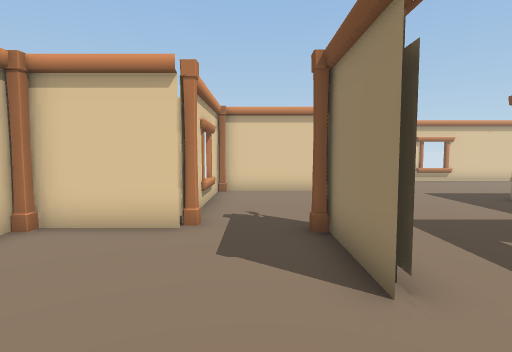
View 1 (above)

21 first-person views from a walk through a Unity game level. The camera is 1.4 m above the floor, tilts 4° down and sees 80° across. The floor is counted in squares, 1 m on a side. Each view is taken from the middle of a square. On the plan, view 1 faces up. The plan holds only what a view shows up to about 14 squares ahead; the rest is blank. Door leaves are left out, so doorways stand open.

View 2
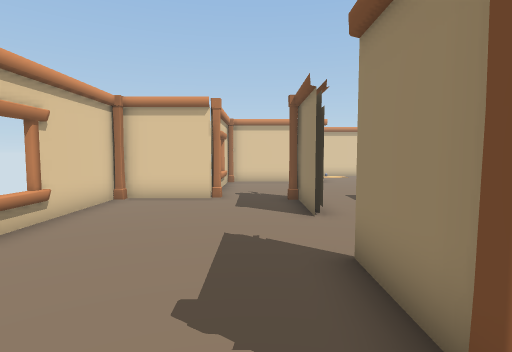

View 3
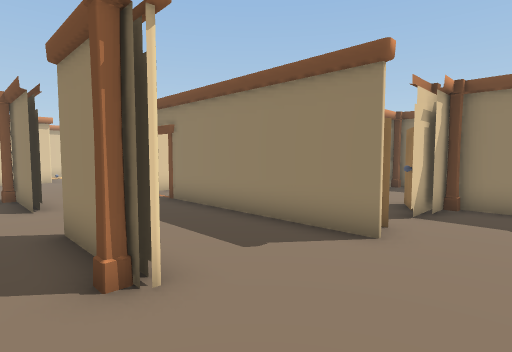

View 4
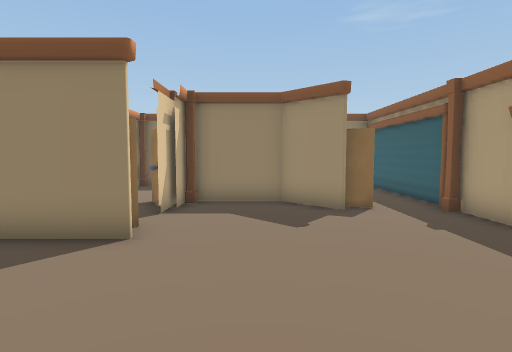

View 5
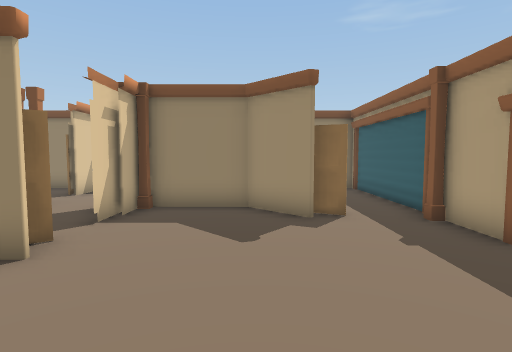

View 6
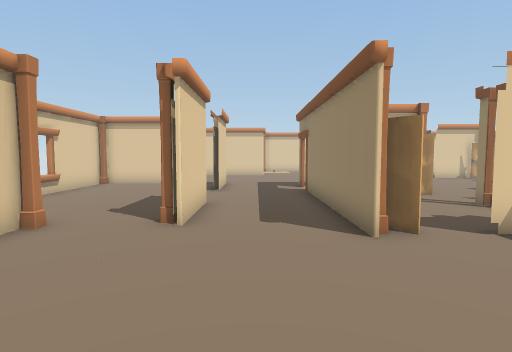

View 7
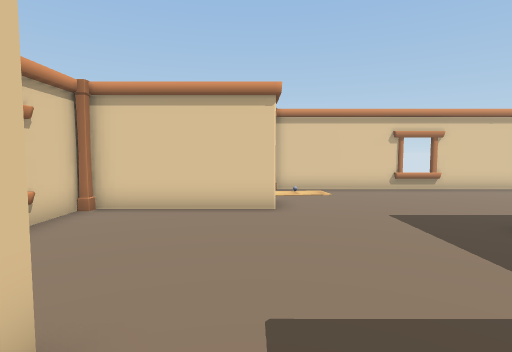

View 8
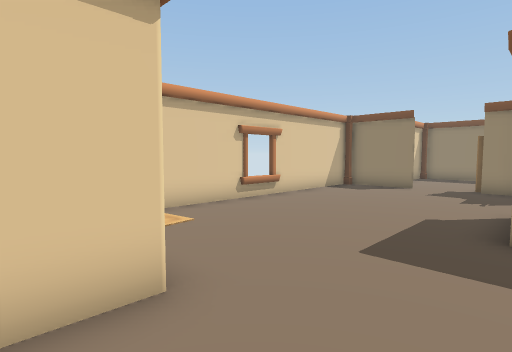

View 9
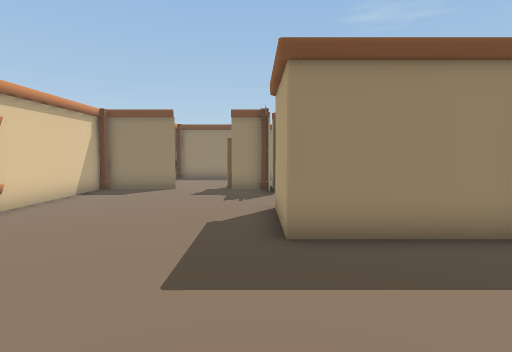

View 10
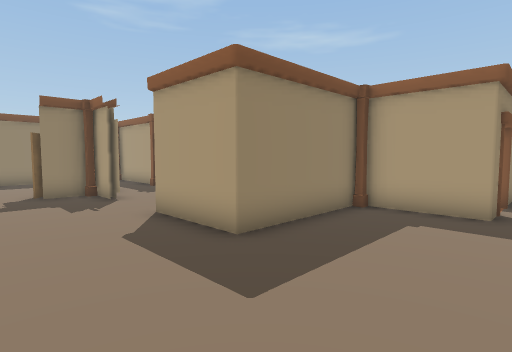

View 11
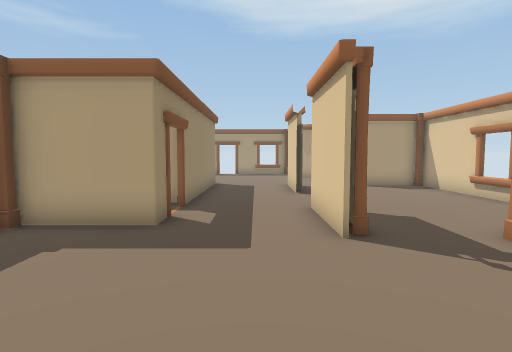

View 12
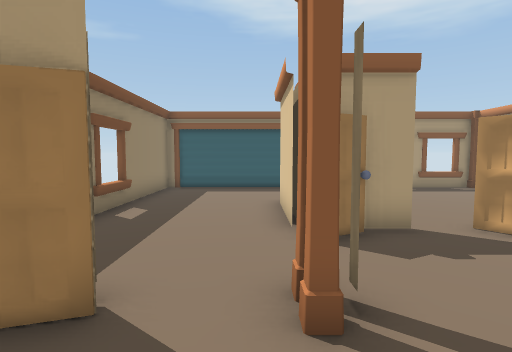

View 13
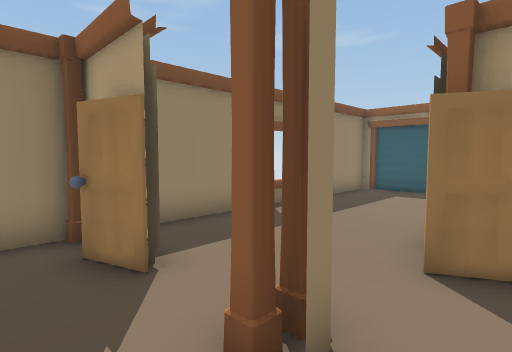

View 14
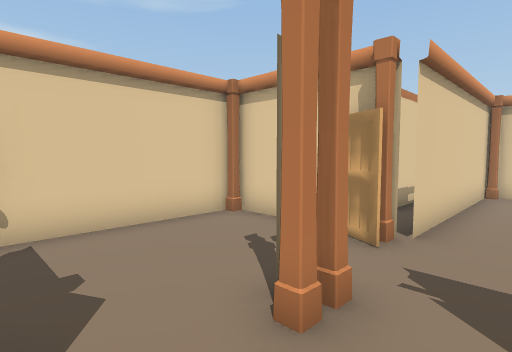

View 15
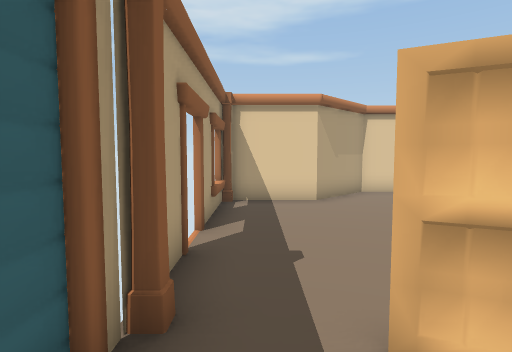

View 16
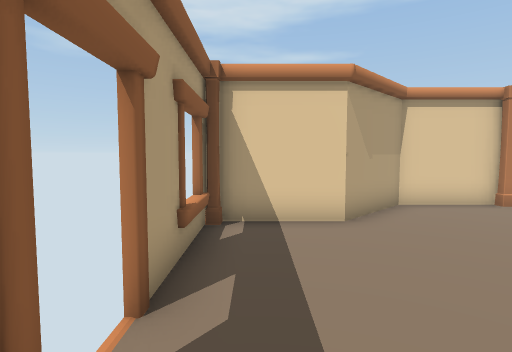

View 17
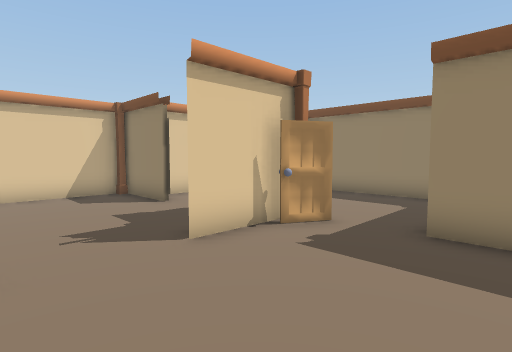

View 18
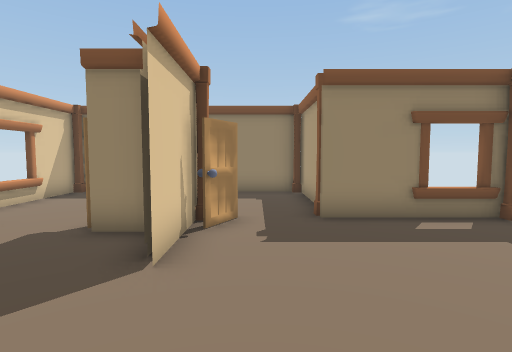

View 19
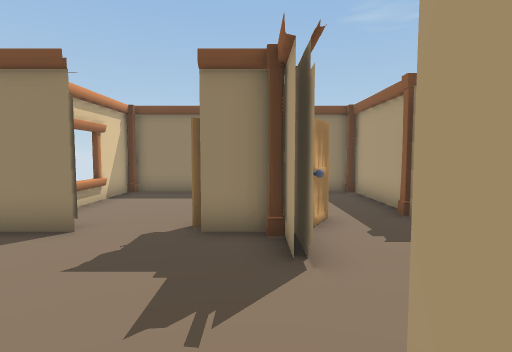

View 20
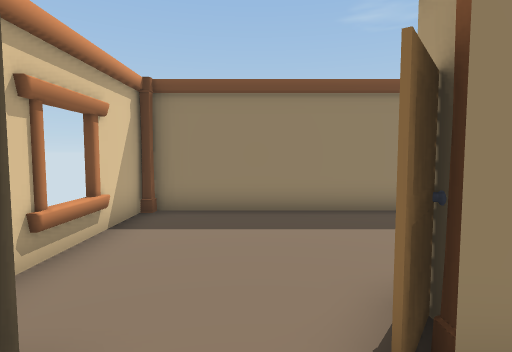

View 21
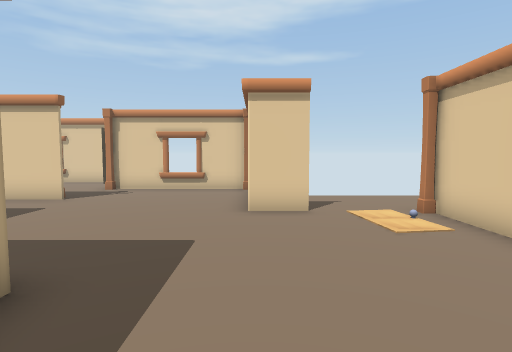

### Floor plan
Ten units are one square. View 1 is at (0, 0); x grows to the right and y downward. Boxes are objects, and circles mark ways between rooms. Rooms are numbered by the first view taken in them; rooms with no view inside come last. Other rooms are left out.
<svg viewBox="-50 -168 271 283">
<path fill="none" stroke="#000" d="M13 -28 13 -55M15 -29 15 -42M-14 -57 -35 -57M-45 -55 -45 25M-35 28 -20 28M13 22 13 -1M50 36 50 14M59 38 54 31M76 83 91 68 91 45M85 39 79 39M79 91 83 83M85 37 71 37M15 14 15 26M56 110 76 110M15 110 45 110M-15 31 -15 60 7 81 7 105M35 -134 35 -118 -5 -118M80 -55 80 -95 110 -95M50 -40 50 -50 75 -50M15 -56 15 -29M13 -45 13 -28M-15 -111 -15 -61M136 -93 145 -93M155 -132 155 -162M157 -132 157 -138M145 -163 45 -163M13 -1 13 14M15 0 15 14M50 14 50 -30M167 -25 167 -66M114 5 117 5 124 1M113 6 125 2M93 -84 93 -24M167 -84 156 -90M164 -86 157 -88M100 -93 95 -93M165 -93 136 -93M81 33 88 32M80 34 91 29M55 32 59 37M70 37 80 37M50 -15 50 26M76 -22 55 -22M93 44 93 69M91 45 91 54M82 84 79 91M119 6 113 6M86 110 138 110 138 19M135 8 114 8M155 -93 164 -93M176 -63 216 -63 216 -148 164 -148M145 -93 155 -93M139 -95 155 -95 155 -106"/>
<rect x="-45" y="-65" width="10" height="10" fill="#bbb"><title>pillar</title></rect>
<rect x="-15" y="25" width="10" height="10" fill="#bbb"><title>pillar</title></rect>
<rect x="5" y="25" width="10" height="10" fill="#bbb"><title>pillar</title></rect>
<rect x="45" y="35" width="10" height="10" fill="#bbb"><title>pillar</title></rect>
<rect x="-15" y="-65" width="10" height="10" fill="#bbb"><title>pillar</title></rect>
<rect x="5" y="-65" width="10" height="10" fill="#bbb"><title>pillar</title></rect>
<rect x="45" y="-25" width="10" height="10" fill="#bbb"><title>pillar</title></rect>
<rect x="85" y="-95" width="10" height="10" fill="#bbb"><title>pillar</title></rect>
<rect x="85" y="-25" width="10" height="10" fill="#bbb"><title>pillar</title></rect>
<rect x="135" y="5" width="10" height="10" fill="#bbb"><title>pillar</title></rect>
<rect x="135" y="-5" width="10" height="10" fill="#bbb"><title>pillar</title></rect>
<rect x="165" y="-25" width="10" height="10" fill="#bbb"><title>pillar</title></rect>
<rect x="165" y="-65" width="10" height="10" fill="#bbb"><title>pillar</title></rect>
<rect x="85" y="5" width="10" height="10" fill="#bbb"><title>pillar</title></rect>
<rect x="85" y="-5" width="10" height="10" fill="#bbb"><title>pillar</title></rect>
<rect x="85" y="35" width="10" height="10" fill="#bbb"><title>pillar</title></rect>
<rect x="155" y="-115" width="10" height="10" fill="#bbb"><title>pillar</title></rect>
<rect x="165" y="-95" width="10" height="10" fill="#bbb"><title>pillar</title></rect>
<rect x="205" y="-65" width="10" height="10" fill="#bbb"><title>pillar</title></rect>
<rect x="205" y="-155" width="10" height="10" fill="#bbb"><title>pillar</title></rect>
<rect x="145" y="-105" width="10" height="10" fill="#bbb"><title>pillar</title></rect>
<circle cx="0" cy="30" r="3" fill="#2a7"/>
<circle cx="0" cy="-60" r="3" fill="#2a7"/>
<circle cx="15" cy="-15" r="3" fill="#2a7"/>
<circle cx="30" cy="10" r="3" fill="#2a7"/>
<circle cx="70" cy="40" r="3" fill="#2a7"/>
<circle cx="80" cy="95" r="3" fill="#2a7"/>
<circle cx="125" cy="-95" r="3" fill="#2a7"/>
<circle cx="154" cy="-122" r="3" fill="#2a7"/>
<circle cx="90" cy="-10" r="3" fill="#2a7"/>
<circle cx="110" cy="5" r="3" fill="#2a7"/>
<circle cx="170" cy="-75" r="3" fill="#2a7"/>
<circle cx="90" cy="25" r="3" fill="#2a7"/>
<text x="-20" y="-20">1</text>
<text x="40" y="60">2</text>
<text x="60" y="-100">3</text>
<text x="130" y="-30">4</text>
<text x="70" y="10">5</text>
<text x="110" y="60">6</text>
<text x="190" y="-110">7</text>
<text x="150" y="-100">8</text>
</svg>
Room 1 opens to room 2. Room 1 opens to room 3. Room 2 opens to room 3. Room 2 opens to room 5. Room 2 opens to room 6. Room 3 opens to room 4. Room 3 opens to room 7. Room 4 opens to room 5. Room 4 opens to room 6. Room 4 opens to room 7. Room 5 opens to room 6.

Where each view was taken, in squares from view 1:
view 1: 0 up, 0 right, facing up
view 2: 4 down, 0 right, facing up
view 3: 6 down, 0 right, facing up-right
view 4: 6 down, 0 right, facing right
view 5: 7 down, 1 right, facing right
view 6: 9 down, 3 right, facing up
view 7: 4 up, 3 right, facing up
view 8: 9 up, 2 right, facing up-right
view 9: 10 up, 3 right, facing right
view 10: 13 up, 4 right, facing down-right
view 11: 11 up, 3 right, facing down
view 12: 2 up, 10 right, facing down
view 13: 1 up, 8 right, facing down-right
view 14: 3 down, 11 right, facing up-left
view 15: 10 down, 10 right, facing left
view 16: 10 down, 7 right, facing left
view 17: 5 up, 11 right, facing up-right
view 18: 8 up, 10 right, facing right
view 19: 10 up, 10 right, facing right
view 20: 12 up, 14 right, facing right
view 21: 12 up, 11 right, facing left
